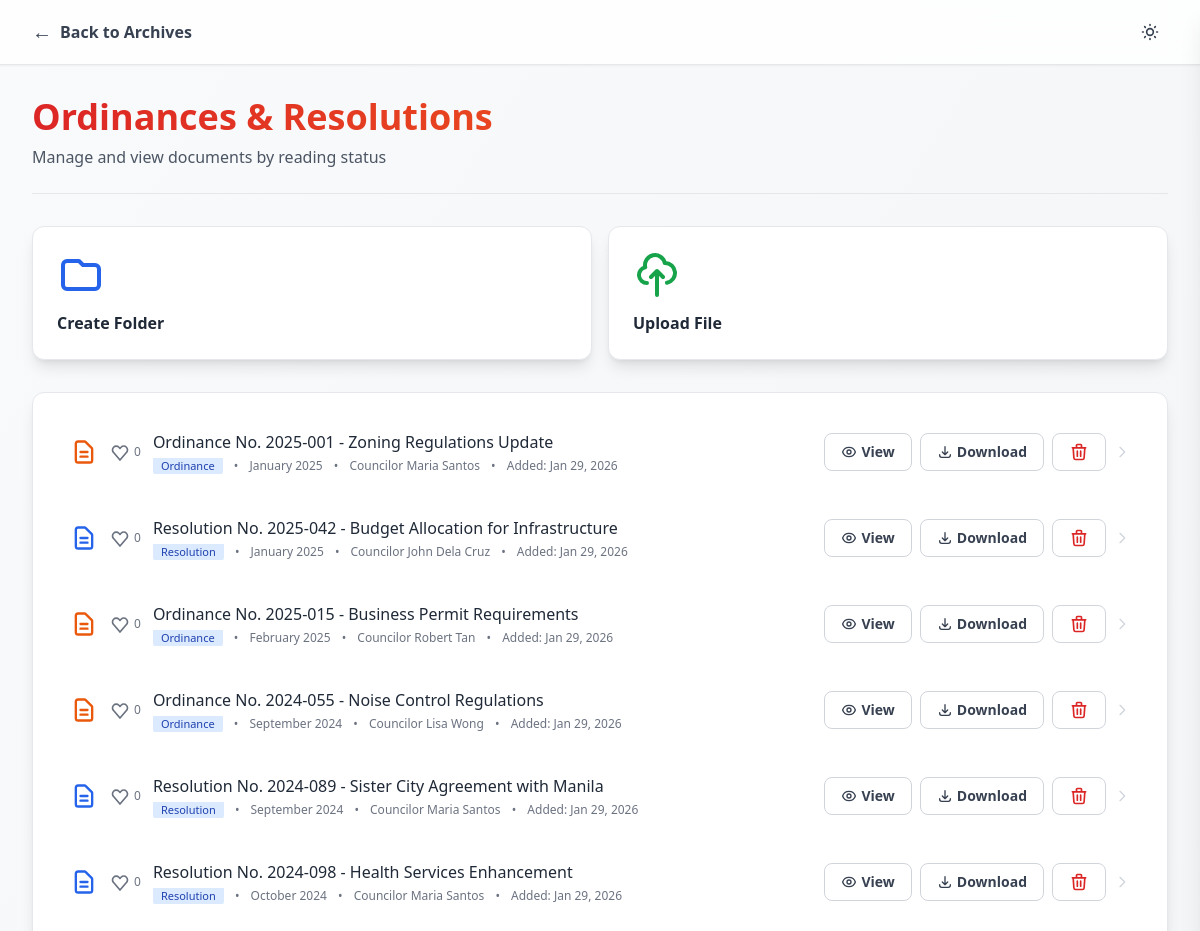
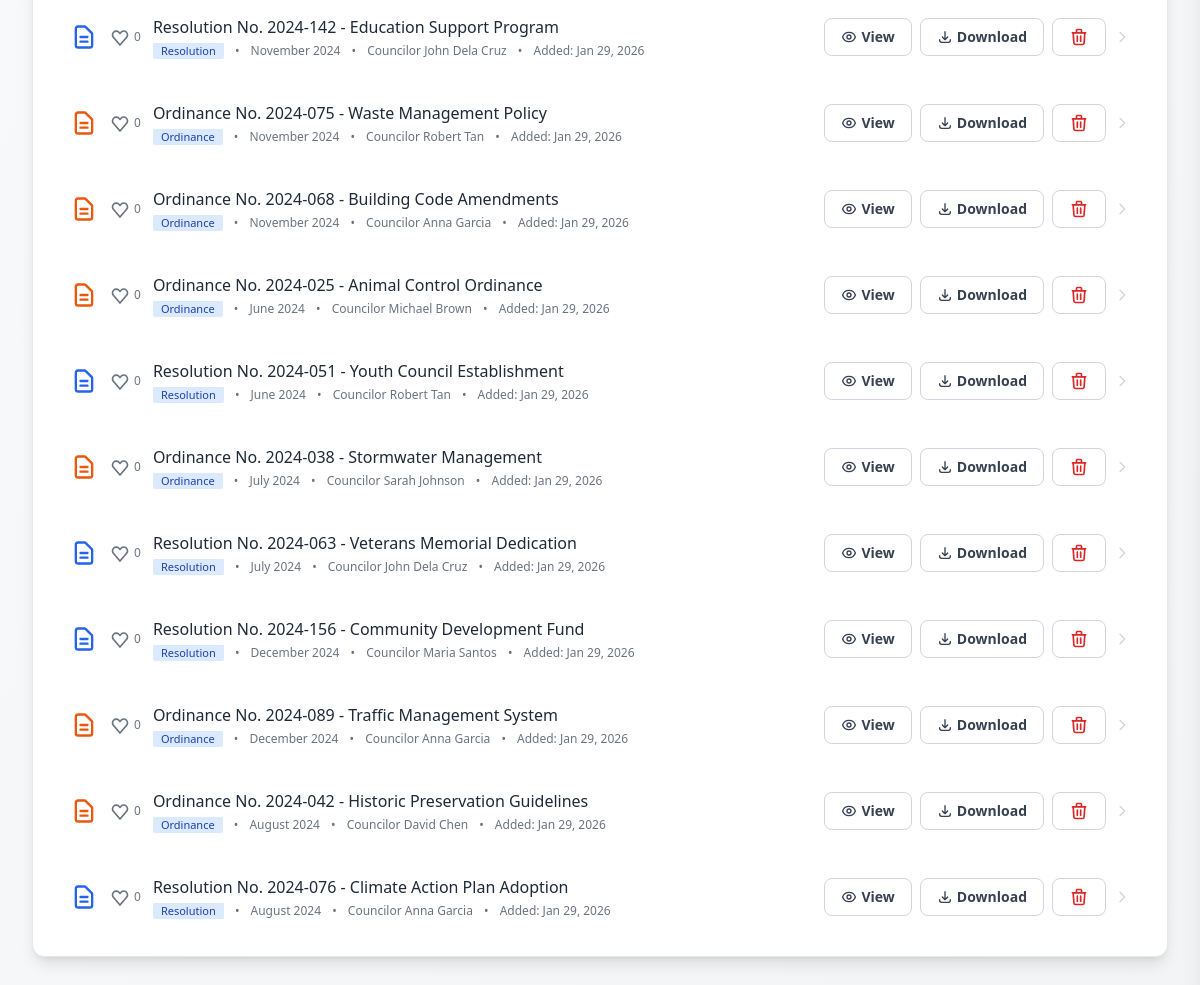
Screenshot of /ordinances-resolution.php with the database file from the repository (2 pictures, top to bottom).
### tables this page shows
CREATE TABLE legislative_records (
    id INT AUTO_INCREMENT PRIMARY KEY,
    title VARCHAR(255) NOT NULL,
    type VARCHAR(50) NOT NULL,
    month VARCHAR(20) NOT NULL,
    year YEAR NOT NULL,
    author VARCHAR(100) NOT NULL,
    file_path VARCHAR(255) NULL,
    created_at TIMESTAMP DEFAULT CURRENT_TIMESTAMP,
    last_accessed TIMESTAMP NULL
);

### ordinances-resolution.php (the view, shortened to what this page needs)
<?php
include 'authdatabase.php';
$sql = "SELECT id, title, type, month, year, author, created_at, last_accessed FROM legislative_records WHERE type IN ('Ordinance', 'Resolution') ORDER BY year DESC, month DESC, created_at DESC";
$result = $conn->query($sql);
$ordinance_resolution_records = [];
if ($result && $result->num_rows > 0) {
    while ($row = $result->fetch_assoc()) {
        $ordinance_resolution_records[] = $row;
    }
}
?>
<!DOCTYPE html>
<html lang="en" class="h-full">
<head>
    <script src="https://cdn.tailwindcss.com"></script>
</head>
<body class="min-h-screen bg-gradient-to-br from-gray-50 to-gray-100 dark:from-slate-900 dark:to-slate-800 text-gray-900 dark:text-gray-100 transition-colors duration-200">
    <header class="sticky top-0 z-50 bg-white/80 dark:bg-slate-900/80 backdrop-blur-lg border-b border-gray-200 dark:border-slate-700 shadow-sm">
        <div class="max-w-7xl mx-auto px-4 sm:px-6 lg:px-8">
            <div class="flex items-center justify-between h-16">
                <div class="flex items-center space-x-4">
                    <a href="archives-landing.php" class="flex items-center space-x-2 text-gray-700 dark:text-gray-300 hover:text-red-600 dark:hover:text-red-400 transition-colors">
                        <span class="text-xl">←</span>
                        <span class="font-semibold">Back to Archives</span>
                    </a>
                </div>
                <div class="flex items-center space-x-3">
                    <button id="themeToggle" class="p-2 rounded-lg hover:bg-gray-100 dark:hover:bg-slate-800 transition-colors" title="Toggle theme">
                    </button>
                </div>
            </div>
        </div>
    </header>
    <main class="max-w-7xl mx-auto px-4 sm:px-6 lg:px-8 py-8">
        <div class="mb-8 pb-6 border-b border-gray-200 dark:border-slate-700">
            <h1 class="text-4xl font-bold bg-gradient-to-r from-red-600 to-orange-500 bg-clip-text text-transparent mb-2">Ordinances & Resolutions</h1>
            <p class="text-gray-600 dark:text-gray-400">Manage and view documents by reading status</p>
        </div>
        <div class="grid grid-cols-1 sm:grid-cols-2 gap-4 mb-8">
            <div onclick="createFolder()" class="bg-white dark:bg-slate-800 rounded-xl shadow-lg border border-gray-200 dark:border-slate-700 p-6 hover:shadow-xl transition-all cursor-pointer group">
                <div class="mb-3 group-hover:scale-110 transition-transform">
                    <svg class="w-12 h-12 text-blue-600 dark:text-blue-400" fill="none" stroke="currentColor" viewBox="0 0 24 24">
                        <path stroke-linecap="round" stroke-linejoin="round" stroke-width="2" d="M3 7v10a2 2 0 002 2h14a2 2 0 002-2V9a2 2 0 00-2-2h-6l-2-2H5a2 2 0 00-2 2z" />
                    </svg>
                </div>
                <div class="font-semibold text-gray-800 dark:text-gray-200">Create Folder</div>
            </div>
            <div onclick="uploadFile()" class="bg-white dark:bg-slate-800 rounded-xl shadow-lg border border-gray-200 dark:border-slate-700 p-6 hover:shadow-xl transition-all cursor-pointer group">
                <div class="mb-3 group-hover:scale-110 transition-transform">
                    <svg class="w-12 h-12 text-green-600 dark:text-green-400" fill="none" stroke="currentColor" viewBox="0 0 24 24">
                        <path stroke-linecap="round" stroke-linejoin="round" stroke-width="2" d="M7 16a4 4 0 01-.88-7.903A5 5 0 1115.9 6L16 6a5 5 0 011 9.9M15 13l-3-3m0 0l-3 3m3-3v12" />
                    </svg>
                </div>
                <div class="font-semibold text-gray-800 dark:text-gray-200">Upload File</div>
            </div>
        </div>
        <div class="bg-white dark:bg-slate-800 rounded-xl shadow-lg border border-gray-200 dark:border-slate-700 p-6">
            <div id="filesList" class="space-y-4">
                <?php if (empty($ordinance_resolution_records)): ?>
                    <div class="text-center py-12">
                        <svg class="w-16 h-16 mx-auto mb-4 text-gray-400 dark:text-gray-600" fill="none" stroke="currentColor" viewBox="0 0 24 24">
                            <path stroke-linecap="round" stroke-linejoin="round" stroke-width="2" d="M9 12h6m-6 4h6m2 5H7a2 2 0 01-2-2V5a2 2 0 012-2h5.586a1 1 0 01.707.293l5.414 5.414a1 1 0 01.293.707V19a2 2 0 01-2 2z" />
                        </svg>
                        <div class="text-xl font-semibold text-gray-800 dark:text-gray-200 mb-2">No Ordinances or Resolutions Found</div>
                        <div class="text-gray-600 dark:text-gray-400">Documents will appear here once uploaded</div>
                    </div>
                <?php else: ?>
                    <?php foreach ($ordinance_resolution_records as $record): ?>
                        <div data-id="<?php echo $record['id']; ?>" class="flex items-center space-x-3 p-3 hover:bg-gray-50 dark:hover:bg-slate-700 transition-colors rounded-md border border-transparent hover:border-gray-100 dark:hover:border-slate-600">
                            <div class="flex-shrink-0">
                                <?php if ($record['type'] === 'Ordinance'): ?>
                                    <svg class="w-7 h-7 text-orange-600 dark:text-orange-400" fill="none" stroke="currentColor" viewBox="0 0 24 24">
                                        <path stroke-linecap="round" stroke-linejoin="round" stroke-width="2" d="M9 12h6m-6 4h6m2 5H7a2 2 0 01-2-2V5a2 2 0 012-2h5.586a1 1 0 01.707.293l5.414 5.414a1 1 0 01.293.707V19a2 2 0 01-2 2z" />
                                    </svg>
                                <?php else: ?>
                                    <svg class="w-7 h-7 text-blue-600 dark:text-blue-400" fill="none" stroke="currentColor" viewBox="0 0 24 24">
                                        <path stroke-linecap="round" stroke-linejoin="round" stroke-width="2" d="M9 12h6m-6 4h6m2 5H7a2 2 0 01-2-2V5a2 2 0 012-2h5.586a1 1 0 01.707.293l5.414 5.414a1 1 0 01.293.707V19a2 2 0 01-2 2z" />
                                    </svg>
                                <?php endif; ?>
                            </div>
                            <button class="likeBtn flex items-center text-sm text-gray-500 dark:text-gray-300 hover:text-red-600 transition-colors" data-id="<?php echo $record['id']; ?>" title="Like">
                                <svg class="w-5 h-5 mr-1" viewBox="0 0 24 24" fill="none" stroke="currentColor">
                                    <path stroke-linecap="round" stroke-linejoin="round" stroke-width="2" d="M4.318 6.318a4.5 4.5 0 016.364 0L12 7.636l1.318-1.318a4.5 4.5 0 116.364 6.364L12 21.682 4.318 12.682a4.5 4.5 0 010-6.364z" />
                                </svg>
                                <span class="likeCount text-xs">0</span>
                            </button>
                            <div class="flex-1 min-w-0">
                                <div class="font-medium text-gray-800 dark:text-gray-200 truncate"><?php echo htmlspecialchars($record['title']); ?></div>
                                <div class="text-xs text-gray-500 dark:text-gray-400 mt-1 truncate">
                                    <span class="px-2 py-0.5 bg-blue-100 dark:bg-blue-900/30 text-blue-800 dark:text-blue-300 rounded text-[11px]"><?php echo htmlspecialchars($record['type']); ?></span>
                                    <span class="mx-2">•</span>
                                    <span><?php echo htmlspecialchars($record['month'] . ' ' . $record['year']); ?></span>
                                    <span class="mx-2">•</span>
                                    <span><?php echo htmlspecialchars($record['author']); ?></span>
                                    <span class="mx-2">•</span>
                                    <span>Added: <?php echo date('M j, Y', strtotime($record['created_at'])); ?></span>
                                </div>
                            </div>
                            <div class="flex items-center space-x-2">
                                <button onclick="openSideViewerServer(<?php echo $record['id']; ?>, '<?php echo addslashes(htmlspecialchars($record['title'])); ?>', '<?php echo addslashes(htmlspecialchars($record['type'])); ?>', '<?php echo addslashes(htmlspecialchars($record['month'])); ?>', '<?php echo addslashes(htmlspecialchars($record['year'])); ?>', '<?php echo addslashes(htmlspecialchars($record['author'])); ?>', '<?php echo addslashes(htmlspecialchars($record['created_at'])); ?>', '<?php echo addslashes(htmlspecialchars($record['last_accessed'] ?? '')); ?>')" class="px-4 py-2 text-sm font-semibold text-gray-700 dark:text-gray-300 bg-white dark:bg-slate-700 border border-gray-300 dark:border-slate-600 rounded-lg hover:bg-gray-50 dark:hover:bg-slate-600 transition-colors flex items-center space-x-1" title="View">
                            <span>View</span>
                                </button>
                                <button onclick="openDownloadPopup(<?php echo $record['id']; ?>, '<?php echo addslashes(htmlspecialchars($record['title'])); ?>', '<?php echo addslashes(htmlspecialchars($record['type'])); ?>', '<?php echo addslashes(htmlspecialchars($record['month'])); ?>', '<?php echo addslashes(htmlspecialchars($record['year'])); ?>', '<?php echo addslashes(htmlspecialchars($record['author'])); ?>')" class="px-4 py-2 text-sm font-semibold text-gray-700 dark:text-gray-300 bg-white dark:bg-slate-700 border border-gray-300 dark:border-slate-600 rounded-lg hover:bg-gray-50 dark:hover:bg-slate-600 transition-colors flex items-center space-x-1" title="Download">
                                    <svg class="w-4 h-4" fill="none" stroke="currentColor" viewBox="0 0 24 24"><path stroke-linecap="round" stroke-linejoin="round" stroke-width="2" d="M4 16v1a3 3 0 003 3h10a3 3 0 003-3v-1m-4-4l-4 4m0 0l-4-4m4 4V4" /></svg>
                            <span>Download</span>
                                </button>
                                <button onclick="openDeleteConfirm(<?php echo $record['id']; ?>, '<?php echo addslashes(htmlspecialchars($record['title'])); ?>')" class="px-4 py-2 text-sm font-semibold text-gray-700 dark:text-gray-300 bg-white dark:bg-slate-700 border border-gray-300 dark:border-slate-600 rounded-lg hover:bg-gray-50 dark:hover:bg-slate-600 transition-colors flex items-center space-x-1" title="Delete">
                                     <svg class="w-5 h-5 text-red-600 dark:text-red-400" fill="none" stroke="currentColor" viewBox="0 0 24 24">
                                <path stroke-linecap="round" stroke-linejoin="round" stroke-width="2" d="M19 7l-.867 12.142A2 2 0 0116.138 21H7.862a2 2 0 01-1.995-1.858L5 7m5 4v6m4-6v6m1-10V4a1 1 0 00-1-1h-4a1 1 0 00-1 1v3M4 7h16" />
                            </svg>
                                </button>
                                <svg class="w-4 h-4 text-gray-300" viewBox="0 0 24 24" fill="none" stroke="currentColor">
                                    <path stroke-linecap="round" stroke-linejoin="round" stroke-width="2" d="M9 5l7 7-7 7" />
                                </svg>
                            </div>
                        </div>
                    <?php endforeach; ?>
                <?php endif; ?>
            </div>
        </div>
    </main>
</body>
</html>

### rows the page displays
legislative_records: title "Ordinance No. 2025-001 - Zoning Regulations Update", type "Ordinance", month+year "January 2025", author "Councilor Maria Santos", created_at "Jan 29, 2026"
legislative_records: title "Resolution No. 2025-042 - Budget Allocation for Infrastructure", type "Resolution", month+year "January 2025", author "Councilor John Dela Cruz", created_at "Jan 29, 2026"
legislative_records: title "Ordinance No. 2025-015 - Business Permit Requirements", type "Ordinance", month+year "February 2025", author "Councilor Robert Tan", created_at "Jan 29, 2026"
legislative_records: title "Ordinance No. 2024-055 - Noise Control Regulations", type "Ordinance", month+year "September 2024", author "Councilor Lisa Wong", created_at "Jan 29, 2026"
legislative_records: title "Resolution No. 2024-089 - Sister City Agreement with Manila", type "Resolution", month+year "September 2024", author "Councilor Maria Santos", created_at "Jan 29, 2026"
legislative_records: title "Resolution No. 2024-098 - Health Services Enhancement", type "Resolution", month+year "October 2024", author "Councilor Maria Santos", created_at "Jan 29, 2026"
legislative_records: title "Resolution No. 2024-142 - Education Support Program", type "Resolution", month+year "November 2024", author "Councilor John Dela Cruz", created_at "Jan 29, 2026"
legislative_records: title "Ordinance No. 2024-075 - Waste Management Policy", type "Ordinance", month+year "November 2024", author "Councilor Robert Tan", created_at "Jan 29, 2026"
legislative_records: title "Ordinance No. 2024-068 - Building Code Amendments", type "Ordinance", month+year "November 2024", author "Councilor Anna Garcia", created_at "Jan 29, 2026"
legislative_records: title "Ordinance No. 2024-025 - Animal Control Ordinance", type "Ordinance", month+year "June 2024", author "Councilor Michael Brown", created_at "Jan 29, 2026"
legislative_records: title "Resolution No. 2024-051 - Youth Council Establishment", type "Resolution", month+year "June 2024", author "Councilor Robert Tan", created_at "Jan 29, 2026"
legislative_records: title "Ordinance No. 2024-038 - Stormwater Management", type "Ordinance", month+year "July 2024", author "Councilor Sarah Johnson", created_at "Jan 29, 2026"
legislative_records: title "Resolution No. 2024-063 - Veterans Memorial Dedication", type "Resolution", month+year "July 2024", author "Councilor John Dela Cruz", created_at "Jan 29, 2026"
legislative_records: title "Resolution No. 2024-156 - Community Development Fund", type "Resolution", month+year "December 2024", author "Councilor Maria Santos", created_at "Jan 29, 2026"
legislative_records: title "Ordinance No. 2024-089 - Traffic Management System", type "Ordinance", month+year "December 2024", author "Councilor Anna Garcia", created_at "Jan 29, 2026"
legislative_records: title "Ordinance No. 2024-042 - Historic Preservation Guidelines", type "Ordinance", month+year "August 2024", author "Councilor David Chen", created_at "Jan 29, 2026"
legislative_records: title "Resolution No. 2024-076 - Climate Action Plan Adoption", type "Resolution", month+year "August 2024", author "Councilor Anna Garcia", created_at "Jan 29, 2026"
